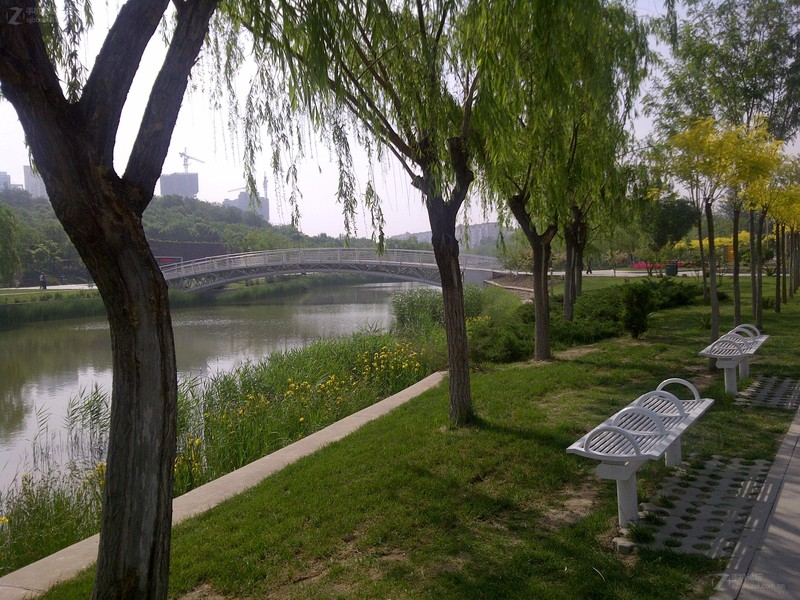
#> input picture 0005/photos/1.jpg, 800 x 600 px; its folder holds 3 pictures in this run
$ python 0005.py   (Python 2 division)   (older library calls are emulated)
#> lines starting #> are read from the running program, lines starting #| are printed output that depends on the picture
#!/usr/bin/python
# -*- coding: utf-8 -*-
# by JeffMa at http://devework.com/

#第 0005 题：你有一个目录，装了很多照片，把它们的尺寸变成都不大于 iPhone5 分辨率(1136x640)的大小。

import os, fnmatch
from PIL import Image

# 裁剪图片函数
def Resize_img(file_name):
#> called with file_name = 'photos/1.jpg'
    img = Image.open(file_name)
#> img is the input picture: PIL image 800x600 RGB; mean R, G, B 88.1, 89.1, 69.9
    # 目标裁剪大小
    resolution = (200,100)
    scaler = Image.ANTIALIAS
    new_image = img.resize(resolution,scaler)
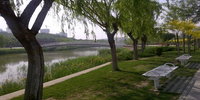
#> new_image: PIL image 200x100 RGB; mean R, G, B 88, 89.1, 69.8
    # 重命名
    new_file_name = file_name.split('.')[0]+'_new.'+file_name.split('.')[-1]
    print new_file_name
    new_image.save(new_file_name)


# 遍历目标目录下的相关文件
def Find_file(root='.', recurse=True, pattern='*'):
    for path, subdirs, files in os.walk(root):
        for name in files:
            if fnmatch.fnmatch(name, pattern):
                yield os.path.join(path, name)
        if not recurse:
            break

if __name__ == '__main__':
    recurse = True
    for files in Find_file("photos", recurse, '*.jpg'):
        Resize_img(files)
#> pass 2 of the loop `for files in Find_file("photos", recurse, '*.jpg'):`:
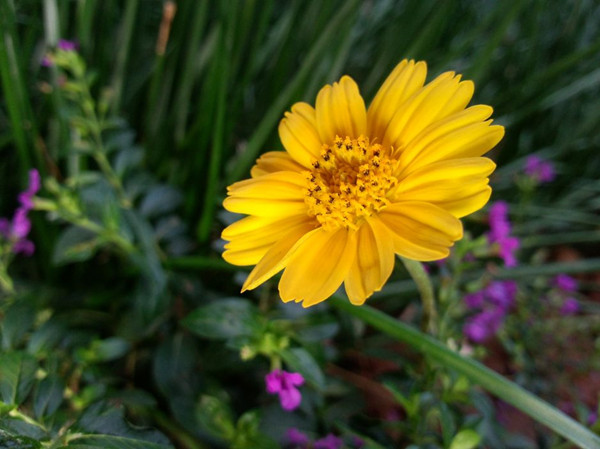
#> input picture 0005/photos/2.jpg, 600 x 449 px
#> in Resize_img, img is the input picture: PIL image 600x449 RGB; mean R, G, B 73.3, 76, 31
#> in Resize_img (call 2), `new_image = img.resize(resolution,scaler)`:
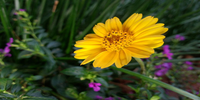
#> new_image: PIL image 200x100 RGB; mean R, G, B 73.3, 76.1, 31
#> pass 3 of the loop `for files in Find_file("photos", recurse, '*.jpg'):`:
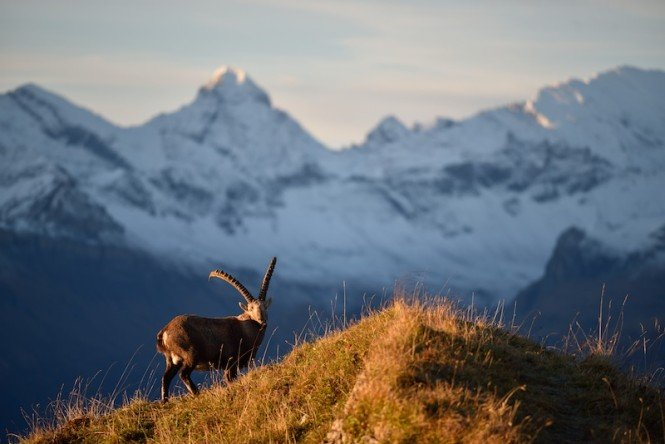
#> input picture 0005/photos/3.jpg, 665 x 444 px
#> in Resize_img, img is the input picture: PIL image 665x444 RGB; mean R, G, B 109.2, 114.2, 120.1
#> in Resize_img (call 3), `new_image = img.resize(resolution,scaler)`:
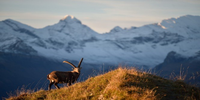
#> new_image: PIL image 200x100 RGB; mean R, G, B 109.2, 114.2, 120.1
